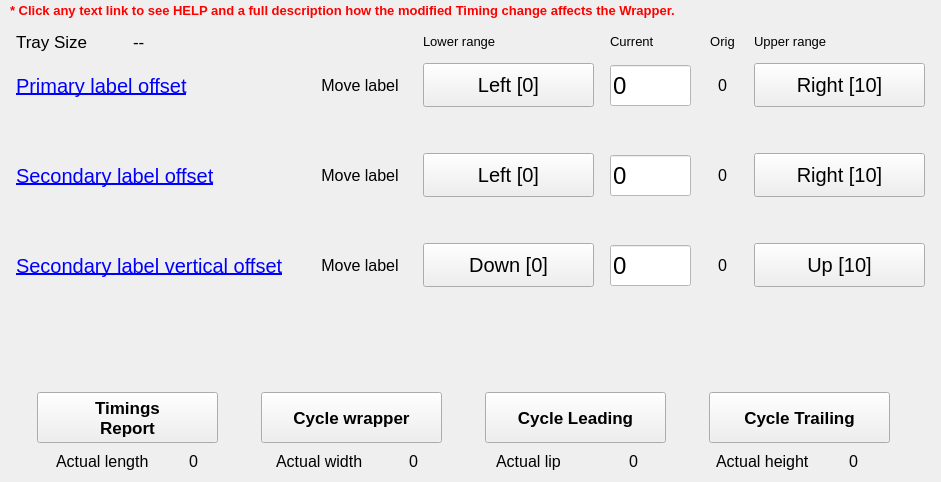
   <widget class="QWidget" name="tab4">
    <attribute name="title">
     <string>Label Offsets</string>
    </attribute>
    <widget class="QWidget" name="layoutWidget">
     <property name="geometry">
      <rect>
       <x>0</x>
       <y>450</y>
       <width>931</width>
       <height>23</height>
      </rect>
     </property>
     <layout class="QHBoxLayout" name="hLayActualTab4">
      <item>
       <layout class="QHBoxLayout" name="hLayLengthTab4">
        <item>
         <widget class="QLabel" name="lblActualLengthTitleTab4">
          <property name="minimumSize">
           <size>
            <width>111</width>
            <height>0</height>
           </size>
          </property>
          <property name="maximumSize">
           <size>
            <width>111</width>
            <height>16777215</height>
           </size>
          </property>
          <property name="font">
           <font>
            <pointsize>12</pointsize>
           </font>
          </property>
          <property name="text">
           <string>Actual length</string>
          </property>
          <property name="alignment">
           <set>Qt::AlignLeading|Qt::AlignLeft|Qt::AlignVCenter</set>
          </property>
         </widget>
        </item>
        <item>
         <widget class="QLabel" name="lblActualLengthTab4">
          <property name="minimumSize">
           <size>
            <width>41</width>
            <height>0</height>
           </size>
          </property>
          <property name="maximumSize">
           <size>
            <width>41</width>
            <height>16777215</height>
           </size>
          </property>
          <property name="font">
           <font>
            <pointsize>12</pointsize>
           </font>
          </property>
          <property name="text">
           <string>0</string>
          </property>
          <property name="alignment">
           <set>Qt::AlignCenter</set>
          </property>
         </widget>
        </item>
       </layout>
      </item>
      <item>
       <layout class="QHBoxLayout" name="hLayWidthTab4">
        <item>
         <widget class="QLabel" name="lblActualWidthTitleTab4">
          <property name="minimumSize">
           <size>
            <width>111</width>
            <height>0</height>
           </size>
          </property>
          <property name="maximumSize">
           <size>
            <width>111</width>
            <height>16777215</height>
           </size>
          </property>
          <property name="font">
           <font>
            <pointsize>12</pointsize>
           </font>
          </property>
          <property name="text">
           <string>Actual width</string>
          </property>
          <property name="alignment">
           <set>Qt::AlignLeading|Qt::AlignLeft|Qt::AlignVCenter</set>
          </property>
         </widget>
        </item>
        <item>
         <widget class="QLabel" name="lblActualWidthTab4">
          <property name="minimumSize">
           <size>
            <width>41</width>
            <height>0</height>
           </size>
          </property>
          <property name="maximumSize">
           <size>
            <width>41</width>
            <height>16777215</height>
           </size>
          </property>
          <property name="font">
           <font>
            <pointsize>12</pointsize>
           </font>
          </property>
          <property name="text">
           <string>0</string>
          </property>
          <property name="alignment">
           <set>Qt::AlignCenter</set>
          </property>
         </widget>
        </item>
       </layout>
      </item>
      <item>
       <layout class="QHBoxLayout" name="hLayLipTab">
        <item>
         <widget class="QLabel" name="lblActualLipTitleTab4">
          <property name="minimumSize">
           <size>
            <width>111</width>
            <height>0</height>
           </size>
          </property>
          <property name="maximumSize">
           <size>
            <width>111</width>
            <height>16777215</height>
           </size>
          </property>
          <property name="font">
           <font>
            <pointsize>12</pointsize>
           </font>
          </property>
          <property name="text">
           <string>Actual lip</string>
          </property>
          <property name="alignment">
           <set>Qt::AlignLeading|Qt::AlignLeft|Qt::AlignVCenter</set>
          </property>
         </widget>
        </item>
        <item>
         <widget class="QLabel" name="lblActualLipTab4">
          <property name="minimumSize">
           <size>
            <width>41</width>
            <height>0</height>
           </size>
          </property>
          <property name="maximumSize">
           <size>
            <width>41</width>
            <height>16777215</height>
           </size>
          </property>
          <property name="font">
           <font>
            <pointsize>12</pointsize>
           </font>
          </property>
          <property name="text">
           <string>0</string>
          </property>
          <property name="alignment">
           <set>Qt::AlignCenter</set>
          </property>
         </widget>
        </item>
       </layout>
      </item>
      <item>
       <layout class="QHBoxLayout" name="hLayHeightTab4">
        <item>
         <widget class="QLabel" name="lblActualHeightTitleTab4">
          <property name="minimumSize">
           <size>
            <width>111</width>
            <height>0</height>
           </size>
          </property>
          <property name="maximumSize">
           <size>
            <width>111</width>
            <height>16777215</height>
           </size>
          </property>
          <property name="font">
           <font>
            <pointsize>12</pointsize>
           </font>
          </property>
          <property name="text">
           <string>Actual height</string>
          </property>
          <property name="alignment">
           <set>Qt::AlignLeading|Qt::AlignLeft|Qt::AlignVCenter</set>
          </property>
         </widget>
        </item>
        <item>
         <widget class="QLabel" name="lblActualHeightTab4">
          <property name="minimumSize">
           <size>
            <width>41</width>
            <height>0</height>
           </size>
          </property>
          <property name="maximumSize">
           <size>
            <width>41</width>
            <height>16777215</height>
           </size>
          </property>
          <property name="font">
           <font>
            <pointsize>12</pointsize>
           </font>
          </property>
          <property name="text">
           <string>0</string>
          </property>
          <property name="alignment">
           <set>Qt::AlignCenter</set>
          </property>
         </widget>
        </item>
       </layout>
      </item>
     </layout>
    </widget>
    <widget class="QLabel" name="lblHelpTab4">
     <property name="geometry">
      <rect>
       <x>10</x>
       <y>0</y>
       <width>861</width>
       <height>21</height>
      </rect>
     </property>
     <property name="font">
      <font>
       <pointsize>10</pointsize>
       <weight>75</weight>
       <bold>true</bold>
      </font>
     </property>
     <property name="styleSheet">
      <string notr="true">QLabel
{
	color: red;
 }</string>
     </property>
     <property name="text">
      <string>&lt;html&gt;&lt;head/&gt;&lt;body&gt;&lt;p&gt;* Click any text link to see HELP and a full description how the modified Timing change affects the Wrapper.&lt;/p&gt;&lt;/body&gt;&lt;/html&gt;</string>
     </property>
    </widget>
    <widget class="QWidget" name="horizontalLayoutWidget_5">
     <property name="geometry">
      <rect>
       <x>0</x>
       <y>390</y>
       <width>931</width>
       <height>56</height>
      </rect>
     </property>
     <layout class="QHBoxLayout" name="hLayCycleTab4">
      <item>
       <widget class="QPushButton" name="butExportTimingsTab4">
        <property name="sizePolicy">
         <sizepolicy hsizetype="Fixed" vsizetype="Fixed">
          <horstretch>0</horstretch>
          <verstretch>0</verstretch>
         </sizepolicy>
        </property>
        <property name="minimumSize">
         <size>
          <width>181</width>
          <height>51</height>
         </size>
        </property>
        <property name="maximumSize">
         <size>
          <width>181</width>
          <height>51</height>
         </size>
        </property>
        <property name="font">
         <font>
          <pointsize>13</pointsize>
          <weight>75</weight>
          <bold>true</bold>
         </font>
        </property>
        <property name="text">
         <string>Timings
Report</string>
        </property>
       </widget>
      </item>
      <item>
       <widget class="QPushButton" name="butCycleWrapperTab4">
        <property name="sizePolicy">
         <sizepolicy hsizetype="Fixed" vsizetype="Fixed">
          <horstretch>0</horstretch>
          <verstretch>0</verstretch>
         </sizepolicy>
        </property>
        <property name="minimumSize">
         <size>
          <width>181</width>
          <height>51</height>
         </size>
        </property>
        <property name="maximumSize">
         <size>
          <width>181</width>
          <height>51</height>
         </size>
        </property>
        <property name="font">
         <font>
          <pointsize>13</pointsize>
          <weight>75</weight>
          <bold>true</bold>
         </font>
        </property>
        <property name="text">
         <string>Cycle wrapper</string>
        </property>
       </widget>
      </item>
      <item>
       <widget class="QPushButton" name="butCycleWrapperLeadingTab4">
        <property name="sizePolicy">
         <sizepolicy hsizetype="Fixed" vsizetype="Fixed">
          <horstretch>0</horstretch>
          <verstretch>0</verstretch>
         </sizepolicy>
        </property>
        <property name="minimumSize">
         <size>
          <width>181</width>
          <height>51</height>
         </size>
        </property>
        <property name="maximumSize">
         <size>
          <width>181</width>
          <height>51</height>
         </size>
        </property>
        <property name="font">
         <font>
          <pointsize>13</pointsize>
          <weight>75</weight>
          <bold>true</bold>
         </font>
        </property>
        <property name="text">
         <string>Cycle Leading</string>
        </property>
       </widget>
      </item>
      <item>
       <widget class="QPushButton" name="butCycleWrapperTrailingTab4">
        <property name="sizePolicy">
         <sizepolicy hsizetype="Fixed" vsizetype="Fixed">
          <horstretch>0</horstretch>
          <verstretch>0</verstretch>
         </sizepolicy>
        </property>
        <property name="minimumSize">
         <size>
          <width>181</width>
          <height>51</height>
         </size>
        </property>
        <property name="maximumSize">
         <size>
          <width>181</width>
          <height>51</height>
         </size>
        </property>
        <property name="font">
         <font>
          <pointsize>13</pointsize>
          <weight>75</weight>
          <bold>true</bold>
         </font>
        </property>
        <property name="text">
         <string>Cycle Trailing</string>
        </property>
       </widget>
      </item>
     </layout>
    </widget>
    <widget class="QWidget" name="layoutWidget_10">
     <property name="geometry">
      <rect>
       <x>10</x>
       <y>30</y>
       <width>922</width>
       <height>23</height>
      </rect>
     </property>
     <layout class="QHBoxLayout" name="hLayTitlesTab4">
      <property name="spacing">
       <number>10</number>
      </property>
      <item>
       <widget class="QPushButton" name="butTraySizeTitleTab4">
        <property name="minimumSize">
         <size>
          <width>101</width>
          <height>21</height>
         </size>
        </property>
        <property name="maximumSize">
         <size>
          <width>101</width>
          <height>21</height>
         </size>
        </property>
        <property name="font">
         <font>
          <pointsize>13</pointsize>
          <underline>false</underline>
         </font>
        </property>
        <property name="styleSheet">
         <string notr="true">border: none;
box-shadown: none;
text-align: left;</string>
        </property>
        <property name="text">
         <string>Tray Size</string>
        </property>
       </widget>
      </item>
      <item>
       <widget class="QLabel" name="lblTraySizeTab4">
        <property name="minimumSize">
         <size>
          <width>274</width>
          <height>0</height>
         </size>
        </property>
        <property name="maximumSize">
         <size>
          <width>274</width>
          <height>16777215</height>
         </size>
        </property>
        <property name="font">
         <font>
          <pointsize>13</pointsize>
         </font>
        </property>
        <property name="text">
         <string>--</string>
        </property>
        <property name="alignment">
         <set>Qt::AlignLeading|Qt::AlignLeft|Qt::AlignVCenter</set>
        </property>
       </widget>
      </item>
      <item>
       <widget class="QPushButton" name="butLowerTab4">
        <property name="minimumSize">
         <size>
          <width>171</width>
          <height>21</height>
         </size>
        </property>
        <property name="maximumSize">
         <size>
          <width>171</width>
          <height>21</height>
         </size>
        </property>
        <property name="font">
         <font>
          <pointsize>10</pointsize>
          <underline>false</underline>
         </font>
        </property>
        <property name="styleSheet">
         <string notr="true">border: none;
box-shadown: none;
text-align: left;</string>
        </property>
        <property name="text">
         <string>Lower range</string>
        </property>
       </widget>
      </item>
      <item>
       <widget class="QPushButton" name="butCurrentTab4">
        <property name="minimumSize">
         <size>
          <width>81</width>
          <height>21</height>
         </size>
        </property>
        <property name="maximumSize">
         <size>
          <width>81</width>
          <height>21</height>
         </size>
        </property>
        <property name="font">
         <font>
          <pointsize>10</pointsize>
          <underline>false</underline>
         </font>
        </property>
        <property name="styleSheet">
         <string notr="true">border: none;
box-shadown: none;
text-align: left;</string>
        </property>
        <property name="text">
         <string>Current</string>
        </property>
       </widget>
      </item>
      <item>
       <widget class="QLabel" name="lblOrigTab4">
        <property name="minimumSize">
         <size>
          <width>31</width>
          <height>0</height>
         </size>
        </property>
        <property name="maximumSize">
         <size>
          <width>31</width>
          <height>16777215</height>
         </size>
        </property>
        <property name="font">
         <font>
          <pointsize>10</pointsize>
         </font>
        </property>
        <property name="text">
         <string>Orig</string>
        </property>
        <property name="alignment">
         <set>Qt::AlignCenter</set>
        </property>
       </widget>
      </item>
      <item>
       <widget class="QPushButton" name="butUpperTab4">
        <property name="minimumSize">
         <size>
          <width>171</width>
          <height>21</height>
         </size>
        </property>
        <property name="maximumSize">
         <size>
          <width>171</width>
          <height>21</height>
         </size>
        </property>
        <property name="font">
         <font>
          <pointsize>10</pointsize>
          <underline>false</underline>
         </font>
        </property>
        <property name="styleSheet">
         <string notr="true">border: none;
box-shadown: none;
text-align: left;</string>
        </property>
        <property name="text">
         <string>Upper range</string>
        </property>
       </widget>
      </item>
     </layout>
    </widget>
    <widget class="QWidget" name="layoutWidget_12">
     <property name="geometry">
      <rect>
       <x>10</x>
       <y>50</y>
       <width>922</width>
       <height>71</height>
      </rect>
     </property>
     <layout class="QHBoxLayout" name="hLayParam6">
      <property name="spacing">
       <number>10</number>
      </property>
      <item>
       <widget class="QPushButton" name="butParam6">
        <property name="minimumSize">
         <size>
          <width>281</width>
          <height>69</height>
         </size>
        </property>
        <property name="maximumSize">
         <size>
          <width>281</width>
          <height>16777215</height>
         </size>
        </property>
        <property name="font">
         <font>
          <pointsize>15</pointsize>
          <underline>true</underline>
         </font>
        </property>
        <property name="styleSheet">
         <string notr="true">border: none;
box-shadown: none;
color: blue;
text-align: left;</string>
        </property>
        <property name="text">
         <string>Primary label offset</string>
        </property>
       </widget>
      </item>
      <item>
       <widget class="QLabel" name="lblMove6">
        <property name="minimumSize">
         <size>
          <width>94</width>
          <height>0</height>
         </size>
        </property>
        <property name="maximumSize">
         <size>
          <width>94</width>
          <height>16777215</height>
         </size>
        </property>
        <property name="font">
         <font>
          <pointsize>12</pointsize>
         </font>
        </property>
        <property name="text">
         <string>Move label</string>
        </property>
        <property name="alignment">
         <set>Qt::AlignCenter</set>
        </property>
       </widget>
      </item>
      <item>
       <widget class="QPushButton" name="butLeftParam6">
        <property name="sizePolicy">
         <sizepolicy hsizetype="Fixed" vsizetype="Fixed">
          <horstretch>0</horstretch>
          <verstretch>0</verstretch>
         </sizepolicy>
        </property>
        <property name="minimumSize">
         <size>
          <width>171</width>
          <height>44</height>
         </size>
        </property>
        <property name="maximumSize">
         <size>
          <width>171</width>
          <height>44</height>
         </size>
        </property>
        <property name="font">
         <font>
          <pointsize>15</pointsize>
         </font>
        </property>
        <property name="text">
         <string>Left [0]</string>
        </property>
       </widget>
      </item>
      <item>
       <widget class="hobart::numericLineEdit" name="param6">
        <property name="enabled">
         <bool>true</bool>
        </property>
        <property name="minimumSize">
         <size>
          <width>81</width>
          <height>41</height>
         </size>
        </property>
        <property name="maximumSize">
         <size>
          <width>81</width>
          <height>41</height>
         </size>
        </property>
        <property name="font">
         <font>
          <pointsize>18</pointsize>
         </font>
        </property>
        <property name="styleSheet">
         <string notr="true">background-color: white;</string>
        </property>
        <property name="text">
         <string>0</string>
        </property>
       </widget>
      </item>
      <item>
       <widget class="QLabel" name="lblOrigParam6">
        <property name="minimumSize">
         <size>
          <width>31</width>
          <height>0</height>
         </size>
        </property>
        <property name="maximumSize">
         <size>
          <width>31</width>
          <height>16777215</height>
         </size>
        </property>
        <property name="font">
         <font>
          <pointsize>12</pointsize>
         </font>
        </property>
        <property name="text">
         <string>0</string>
        </property>
        <property name="alignment">
         <set>Qt::AlignCenter</set>
        </property>
       </widget>
      </item>
      <item>
       <widget class="QPushButton" name="butRightParam6">
        <property name="sizePolicy">
         <sizepolicy hsizetype="Fixed" vsizetype="Fixed">
          <horstretch>0</horstretch>
          <verstretch>0</verstretch>
         </sizepolicy>
        </property>
        <property name="minimumSize">
         <size>
          <width>171</width>
          <height>44</height>
         </size>
        </property>
        <property name="maximumSize">
         <size>
          <width>171</width>
          <height>44</height>
         </size>
        </property>
        <property name="font">
         <font>
          <pointsize>15</pointsize>
         </font>
        </property>
        <property name="text">
         <string>Right [10]</string>
        </property>
       </widget>
      </item>
     </layout>
    </widget>
    <widget class="QWidget" name="layoutWidget_13">
     <property name="geometry">
      <rect>
       <x>10</x>
       <y>140</y>
       <width>922</width>
       <height>71</height>
      </rect>
     </property>
     <layout class="QHBoxLayout" name="hLayParam4">
      <property name="spacing">
       <number>10</number>
      </property>
      <item>
       <widget class="QPushButton" name="butParam4">
        <property name="minimumSize">
         <size>
          <width>281</width>
          <height>69</height>
         </size>
        </property>
        <property name="maximumSize">
         <size>
          <width>281</width>
          <height>16777215</height>
         </size>
        </property>
        <property name="font">
         <font>
          <pointsize>15</pointsize>
          <underline>true</underline>
         </font>
        </property>
        <property name="styleSheet">
         <string notr="true">border: none;
box-shadown: none;
color: blue;
text-align: left;</string>
        </property>
        <property name="text">
         <string>Secondary label offset</string>
        </property>
       </widget>
      </item>
      <item>
       <widget class="QLabel" name="lblMove4">
        <property name="minimumSize">
         <size>
          <width>94</width>
          <height>0</height>
         </size>
        </property>
        <property name="maximumSize">
         <size>
          <width>94</width>
          <height>16777215</height>
         </size>
        </property>
        <property name="font">
         <font>
          <pointsize>12</pointsize>
         </font>
        </property>
        <property name="text">
         <string>Move label</string>
        </property>
        <property name="alignment">
         <set>Qt::AlignCenter</set>
        </property>
       </widget>
      </item>
      <item>
       <widget class="QPushButton" name="butLeftParam4">
        <property name="sizePolicy">
         <sizepolicy hsizetype="Fixed" vsizetype="Fixed">
          <horstretch>0</horstretch>
          <verstretch>0</verstretch>
         </sizepolicy>
        </property>
        <property name="minimumSize">
         <size>
          <width>171</width>
          <height>44</height>
         </size>
        </property>
        <property name="maximumSize">
         <size>
          <width>171</width>
          <height>44</height>
         </size>
        </property>
        <property name="font">
         <font>
          <pointsize>15</pointsize>
         </font>
        </property>
        <property name="text">
         <string>Left [0]</string>
        </property>
       </widget>
      </item>
      <item>
       <widget class="hobart::numericLineEdit" name="param4">
        <property name="enabled">
         <bool>true</bool>
        </property>
        <property name="minimumSize">
         <size>
          <width>81</width>
          <height>41</height>
         </size>
        </property>
        <property name="maximumSize">
         <size>
          <width>81</width>
          <height>41</height>
         </size>
        </property>
        <property name="font">
         <font>
          <pointsize>18</pointsize>
         </font>
        </property>
        <property name="styleSheet">
         <string notr="true">background-color: white;</string>
        </property>
        <property name="text">
         <string>0</string>
        </property>
       </widget>
      </item>
      <item>
       <widget class="QLabel" name="lblOrigParam4">
        <property name="minimumSize">
         <size>
          <width>31</width>
          <height>0</height>
         </size>
        </property>
        <property name="maximumSize">
         <size>
          <width>31</width>
          <height>16777215</height>
         </size>
        </property>
        <property name="font">
         <font>
          <pointsize>12</pointsize>
         </font>
        </property>
        <property name="text">
         <string>0</string>
        </property>
        <property name="alignment">
         <set>Qt::AlignCenter</set>
        </property>
       </widget>
      </item>
      <item>
       <widget class="QPushButton" name="butRightParam4">
        <property name="sizePolicy">
         <sizepolicy hsizetype="Fixed" vsizetype="Fixed">
          <horstretch>0</horstretch>
          <verstretch>0</verstretch>
         </sizepolicy>
        </property>
        <property name="minimumSize">
         <size>
          <width>171</width>
          <height>44</height>
         </size>
        </property>
        <property name="maximumSize">
         <size>
          <width>171</width>
          <height>44</height>
         </size>
        </property>
        <property name="font">
         <font>
          <pointsize>15</pointsize>
         </font>
        </property>
        <property name="text">
         <string>Right [10]</string>
        </property>
       </widget>
      </item>
     </layout>
    </widget>
    <widget class="QWidget" name="layoutWidget_14">
     <property name="geometry">
      <rect>
       <x>10</x>
       <y>230</y>
       <width>922</width>
       <height>71</height>
      </rect>
     </property>
     <layout class="QHBoxLayout" name="hLayParam20">
      <property name="spacing">
       <number>10</number>
      </property>
      <item>
       <widget class="QPushButton" name="butParam20">
        <property name="minimumSize">
         <size>
          <width>281</width>
          <height>69</height>
         </size>
        </property>
        <property name="maximumSize">
         <size>
          <width>281</width>
          <height>16777215</height>
         </size>
        </property>
        <property name="font">
         <font>
          <pointsize>15</pointsize>
          <underline>true</underline>
         </font>
        </property>
        <property name="styleSheet">
         <string notr="true">border: none;
box-shadown: none;
color: blue;
text-align: left;</string>
        </property>
        <property name="text">
         <string>Secondary label vertical offset</string>
        </property>
       </widget>
      </item>
      <item>
       <widget class="QLabel" name="lblMove20">
        <property name="minimumSize">
         <size>
          <width>94</width>
          <height>0</height>
         </size>
        </property>
        <property name="maximumSize">
         <size>
          <width>94</width>
          <height>16777215</height>
         </size>
        </property>
        <property name="font">
         <font>
          <pointsize>12</pointsize>
         </font>
        </property>
        <property name="text">
         <string>Move label</string>
        </property>
        <property name="alignment">
         <set>Qt::AlignCenter</set>
        </property>
       </widget>
      </item>
      <item>
       <widget class="QPushButton" name="butLeftParam20">
        <property name="sizePolicy">
         <sizepolicy hsizetype="Fixed" vsizetype="Fixed">
          <horstretch>0</horstretch>
          <verstretch>0</verstretch>
         </sizepolicy>
        </property>
        <property name="minimumSize">
         <size>
          <width>171</width>
          <height>44</height>
         </size>
        </property>
        <property name="maximumSize">
         <size>
          <width>171</width>
          <height>44</height>
         </size>
        </property>
        <property name="font">
         <font>
          <pointsize>15</pointsize>
         </font>
        </property>
        <property name="text">
         <string>Down [0]</string>
        </property>
       </widget>
      </item>
      <item>
       <widget class="hobart::numericLineEdit" name="param20">
        <property name="enabled">
         <bool>true</bool>
        </property>
        <property name="minimumSize">
         <size>
          <width>81</width>
          <height>41</height>
         </size>
        </property>
        <property name="maximumSize">
         <size>
          <width>81</width>
          <height>41</height>
         </size>
        </property>
        <property name="font">
         <font>
          <pointsize>18</pointsize>
         </font>
        </property>
        <property name="styleSheet">
         <string notr="true">background-color: white;</string>
        </property>
        <property name="text">
         <string>0</string>
        </property>
       </widget>
      </item>
      <item>
       <widget class="QLabel" name="lblOrigParam20">
        <property name="minimumSize">
         <size>
          <width>31</width>
          <height>0</height>
         </size>
        </property>
        <property name="maximumSize">
         <size>
          <width>31</width>
          <height>16777215</height>
         </size>
        </property>
        <property name="font">
         <font>
          <pointsize>12</pointsize>
         </font>
        </property>
        <property name="text">
         <string>0</string>
        </property>
        <property name="alignment">
         <set>Qt::AlignCenter</set>
        </property>
       </widget>
      </item>
      <item>
       <widget class="QPushButton" name="butRightParam20">
        <property name="sizePolicy">
         <sizepolicy hsizetype="Fixed" vsizetype="Fixed">
          <horstretch>0</horstretch>
          <verstretch>0</verstretch>
         </sizepolicy>
        </property>
        <property name="minimumSize">
         <size>
          <width>171</width>
          <height>44</height>
         </size>
        </property>
        <property name="maximumSize">
         <size>
          <width>171</width>
          <height>44</height>
         </size>
        </property>
        <property name="font">
         <font>
          <pointsize>15</pointsize>
         </font>
        </property>
        <property name="text">
         <string>Up [10]</string>
        </property>
       </widget>
      </item>
     </layout>
    </widget>
   </widget>
